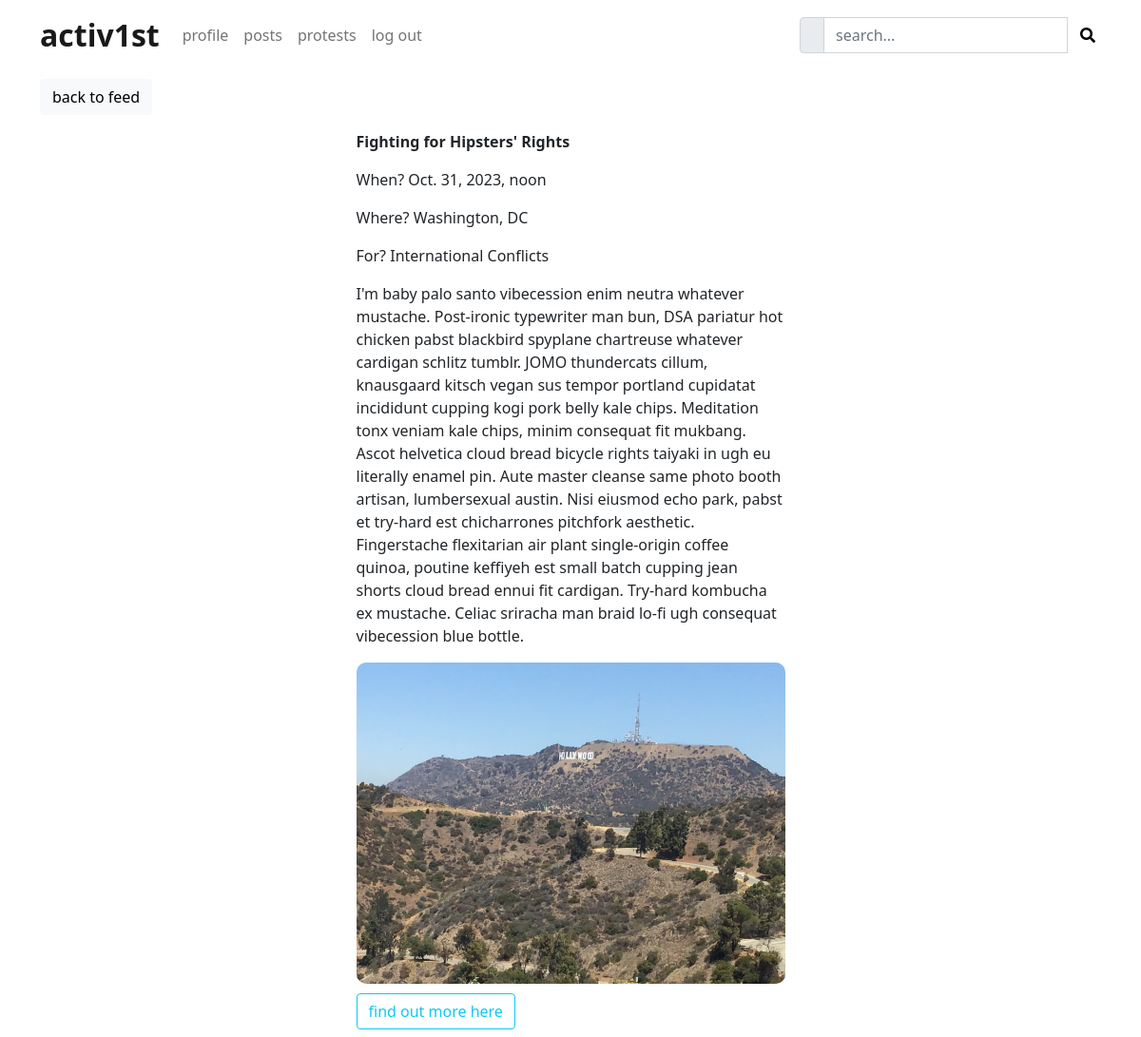
The page /social/protests/1 (signed in) on the database its author committed.
### social/models.py (models this page shows)
class Protest(models.Model):
    body = models.TextField()
    title = models.CharField(max_length=200, default="This is a Protest !")
    created_on = models.DateTimeField(default=timezone.now)
    date = models.DateTimeField(default=timezone.now)
    image = models.ImageField(upload_to='static/images', blank=True)
    author = models.ForeignKey(User, on_delete=models.CASCADE)
    location = models.CharField(max_length=100, blank=True)
    keyword = models.CharField(max_length=100)
    link = models.URLField(blank=True, null=True)

### social/views.py (the view)
# urls.py: path('protests/<int:pk>', ProtestDetailView.as_view(), name='protest-detail'),
class ProtestDetailView(LoginRequiredMixin, View):
    def get(self, request, pk, *args,**kwargs):
        protest = Protest.objects.get(pk=pk)
        context = {
            'protest': protest,
        }
        return render(request, 'social/protest_detail.html', context)

### social/templates/social/protest_detail.html (shortened to what this page needs)
{% extends 'landing/base.html' %}
{% load crispy_forms_tags %}
{% block content %}
<div class="container">
    <div class="row mt-5">
        <div class="col-md-5 col-sm-6">
            <a href="{% url 'protests' %}" class="btn btn-light">back to feed</a>
        </div>
    </div>
    <div class="row justify-content-center mt-3">
        <div class="col-md-5 col-sm-12">
            <p>
                <strong>{{ protest.title }}</strong>
            </p>
            <p>When? {{ protest.date }}</p>
            <p>Where? {{ protest.location }}</p>
            <p>For? {{ protest.keyword }}</p>
            <p>{{ protest.body }}</p>
                        {% if protest.image %}
              <img src="{{ protest.image.url }}" style="max-width: 100%; height: auto; border-radius: 10px; margin-bottom: 10px;">
              {% endif %}
            {% if protest.link %}
              <a href="{{ protest.link }}" target="_blank"><button class="btn btn-outline-info mb-2">find out more here</button></a>
            {% endif %}
        </div>
    </div>
</div>
{% endblock content %}

### static/style.css (style rules this page uses)
body { padding-top: 35px; }

### rows shown on the page
Protest: title "Fighting for Hipsters' Rights", date "Oct. 31, 2023, noon", location "Washington, DC", keyword "International Conflicts", body "I'm baby palo santo vibecession enim neutra whatever mustache. Post-ironic typewriter man bun, DSA pariatur hot chicken pabst blackbird spyplane chartreuse whatever cardigan schlitz tumblr. JOMO thundercats cillum, knausgaard kitsch vegan sus tempor portland cupidatat incididunt cupping kogi pork belly kale chips. Meditation tonx veniam kale chips, minim consequat fit mukbang. Ascot helvetica cloud bread bicycle rights taiyaki in ugh eu literally enamel pin. Aute master cleanse same photo booth artisan, lumbersexual austin. Nisi eiusmod echo park, pabst et try-hard est chicharrones pitchfork aesthetic. Fingerstache flexitarian air plant single-origin coffee quinoa, poutine keffiyeh est…", image (picture)
